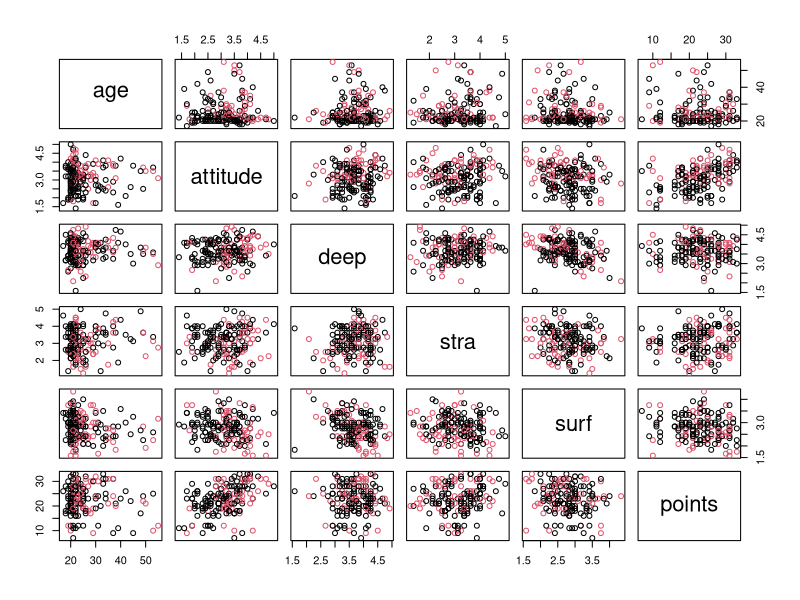
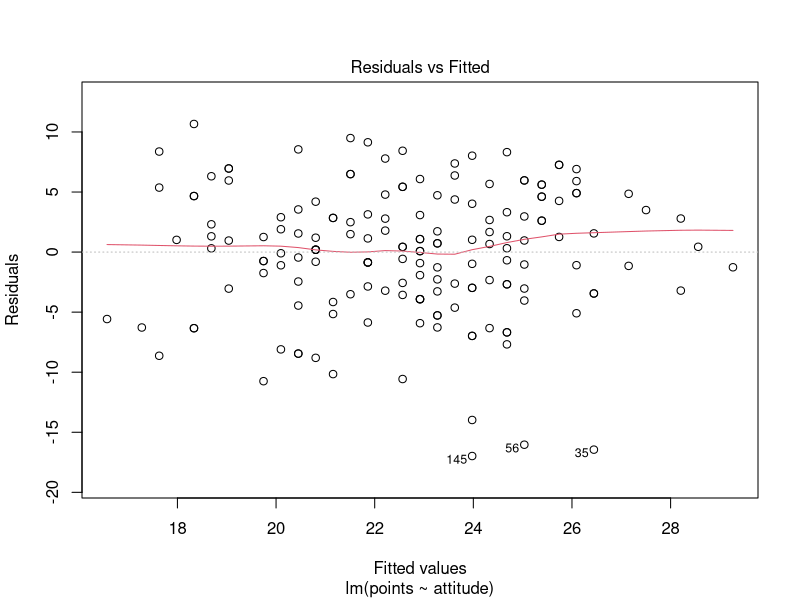
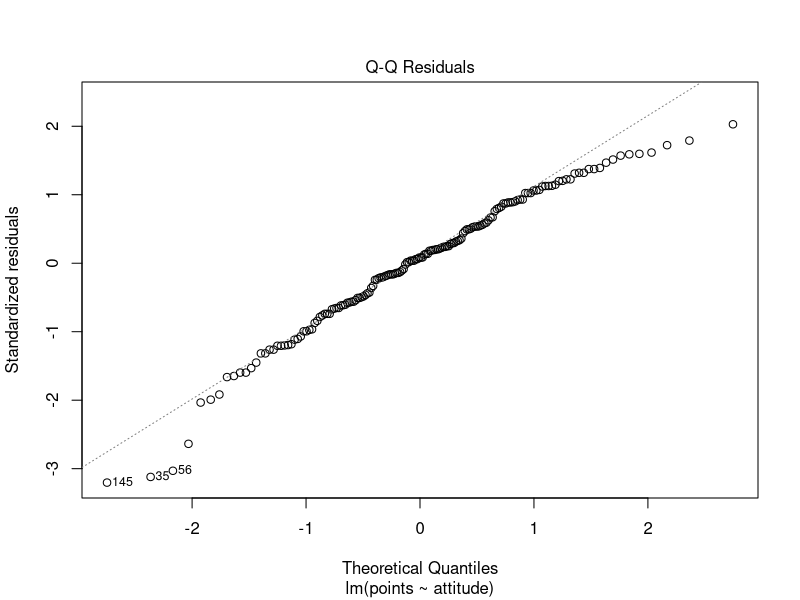
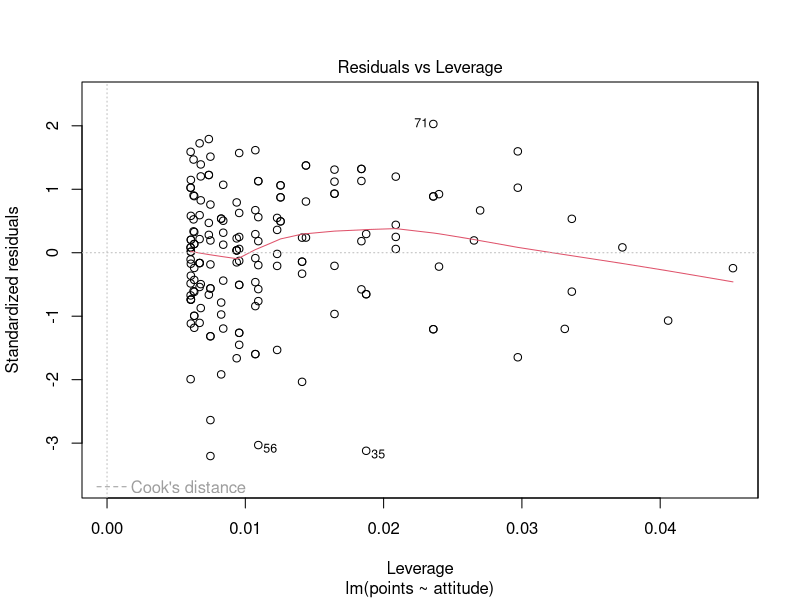

These figures' R source, in order:
## ---- chunk 1
date()

## ---- chunk 2
setwd("~/R/IODS-course/IODS-project/Data") # getting data from the right folder
students2014 <- read.table("learning2014.txt", sep = ",", header = TRUE)
students2014$gender <- factor(students2014$gender) # Making gender a factor

## ---- chunk 3
str(students2014)
dim(students2014)
head(students2014)
## ---- chunk 4
pairs(students2014[-1], col = students2014$gender)# Females and males in different colours, F=black, M=red
summary(students2014)

## ---- chunk 5
model1 <- lm(points ~ age + attitude + deep, data = students2014)
summary(model1)

## ---- chunk 6
model2 <- lm(points ~  attitude, data = students2014)
summary(model2)


## ---- chunk 7
plot(model2, which = c(1)) # Residuals vs fitted plot of model2

## ---- chunk 8
plot(model2, which = c(2)) # QQ-plot of model2

## ---- chunk 9
plot(model2, which = c(5)) # Residuals vs Leverage plot of model2

